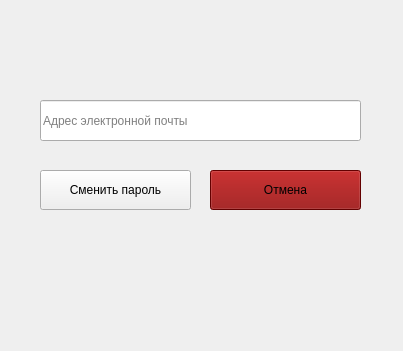
<?xml version="1.0" encoding="UTF-8"?>
<ui version="4.0">
 <class>MainWindow</class>
 <widget class="QMainWindow" name="MainWindow">
  <property name="geometry">
   <rect>
    <x>0</x>
    <y>0</y>
    <width>403</width>
    <height>351</height>
   </rect>
  </property>
  <property name="windowTitle">
   <string/>
  </property>
  <property name="styleSheet">
   <string notr="true"/>
  </property>
  <widget class="QWidget" name="centralwidget">
   <widget class="QPushButton" name="reset_pus_but">
    <property name="geometry">
     <rect>
      <x>40</x>
      <y>170</y>
      <width>151</width>
      <height>40</height>
     </rect>
    </property>
    <property name="text">
     <string>Сменить пароль</string>
    </property>
   </widget>
   <widget class="QPushButton" name="cancel_but">
    <property name="geometry">
     <rect>
      <x>210</x>
      <y>170</y>
      <width>151</width>
      <height>40</height>
     </rect>
    </property>
    <property name="styleSheet">
     <string notr="true">background-color: darkred</string>
    </property>
    <property name="text">
     <string>Отмена</string>
    </property>
   </widget>
   <widget class="QLineEdit" name="email_field">
    <property name="geometry">
     <rect>
      <x>40</x>
      <y>100</y>
      <width>321</width>
      <height>41</height>
     </rect>
    </property>
    <property name="inputMask">
     <string/>
    </property>
    <property name="text">
     <string/>
    </property>
    <property name="maxLength">
     <number>32767</number>
    </property>
    <property name="frame">
     <bool>true</bool>
    </property>
    <property name="placeholderText">
     <string>Адрес электронной почты</string>
    </property>
   </widget>
  </widget>
 </widget>
 <resources/>
 <connections/>
</ui>
